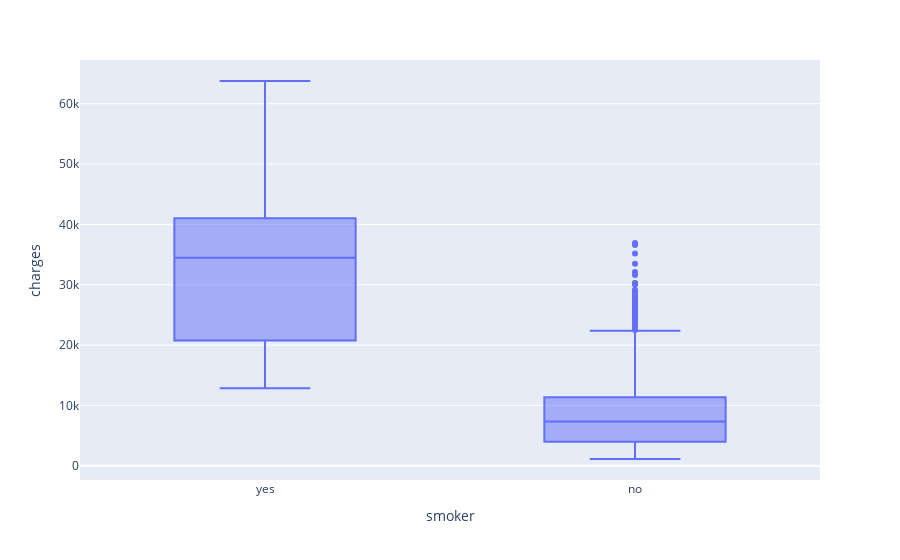

The code cell stored with this chart in its notebook:
### Code cell
# charges según fumadores
fig = px.box(df_raw, x="smoker", y="charges")
fig.show()

### Figure 1 — Plotly figure (JSON) as saved in the notebook; plotly's stock layout.template omitted (floating-point values rounded to 4 significant figures; data arrays with more than 128 entries replaced by an {"elided": "..."} marker saying what was removed)
{"data": [{"alignmentgroup": "True", "hovertemplate": "smoker=%{x}<br>charges=%{y}<extra></extra>", "legendgroup": "", "marker": {"color": "#636efa"}, "name": "", "notched": false, "offsetgroup": "", "orientation": "v", "showlegend": false, "type": "box", "x": {"elided": "1338 str values"}, "x0": " ", "xaxis": "x", "y": {"elided": "1338 float values"}, "y0": " ", "yaxis": "y"}], "layout": {"boxmode": "group", "legend": {"tracegroupgap": 0}, "margin": {"t": 60}, "xaxis": {"anchor": "y", "domain": [0, 1], "title": {"text": "smoker"}}, "yaxis": {"anchor": "x", "domain": [0, 1], "title": {"text": "charges"}}}}
